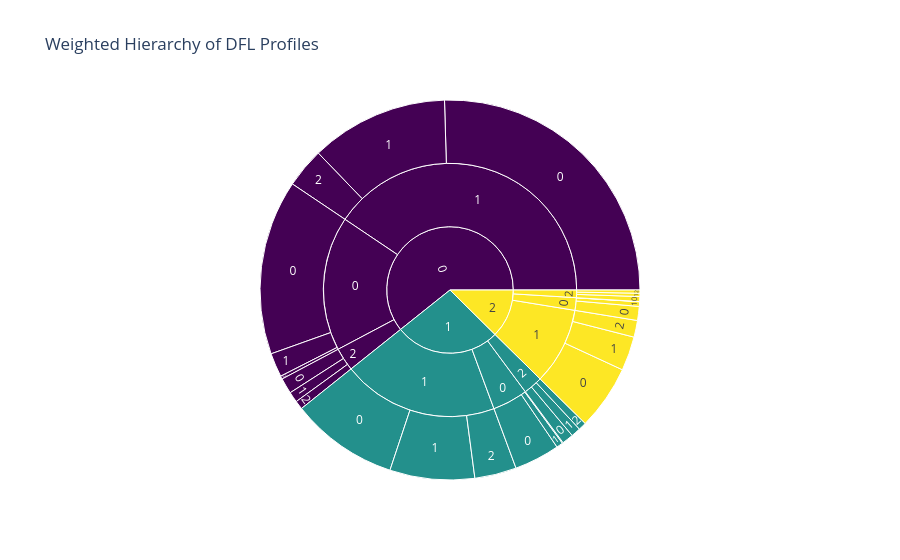

The notebook cell this image was saved under:
### Code cell
# Display the construction of profiles
plot_sunburst(weighted_counts_scaled)

### Figure 1 — Plotly figure (JSON) as saved in the notebook; plotly's stock layout.template omitted (floating-point values rounded to 4 significant figures)
{"data": [{"branchvalues": "total", "customdata": [[0], [1], [2], [0], [1], [2], [0], [1], [2], [0], [1], [2], [0], [1], [2], [0], [1], [2], [0], [1], [2], [0], [1], [2], [0], [1], [2], [0], [1], [2], [0], [1], [2], [0], [1], [2], [0], [1], [2]], "domain": {"x": [0, 1], "y": [0, 1]}, "hovertemplate": "Weight: %{value:.2f}<br>Label: %{label}", "ids": ["0/0/0", "1/0/0", "2/0/0", "0/1/0", "1/1/0", "2/1/0", "0/2/0", "1/2/0", "2/2/0", "0/0/1", "1/0/1", "2/0/1", "0/1/1", "1/1/1", "2/1/1", "0/2/1", "1/2/1", "2/2/1", "0/0/2", "1/0/2", "2/0/2", "0/1/2", "1/1/2", "2/1/2", "0/2/2", "1/2/2", "2/2/2", "0/0", "1/0", "2/0", "0/1", "1/1", "2/1", "0/2", "1/2", "2/2", "0", "1", "2"], "labels": ["0", "0", "0", "0", "0", "0", "0", "0", "0", "1", "1", "1", "1", "1", "1", "1", "1", "1", "2", "2", "2", "2", "2", "2", "2", "2", "2", "0", "0", "0", "1", "1", "1", "2", "2", "2", "0", "1", "2"], "marker": {"coloraxis": "coloraxis", "colors": [0, 1, 2, 0, 1, 2, 0, 1, 2, 0, 1, 2, 0, 1, 2, 0, 1, 2, 0, 1, 2, 0, 1, 2, 0, 1, 2, 0, 1, 2, 0, 1, 2, 0, 1, 2, 0, 1, 2]}, "name": "", "parents": ["0/0", "1/0", "2/0", "0/1", "1/1", "2/1", "0/2", "1/2", "2/2", "0/0", "1/0", "2/0", "0/1", "1/1", "2/1", "0/2", "1/2", "2/2", "0/0", "1/0", "2/0", "0/1", "1/1", "2/1", "0/2", "1/2", "2/2", "0", "1", "2", "0", "1", "2", "0", "1", "2", "", "", ""], "type": "sunburst", "values": [14.88, 3.873, 1.19, 25.46, 9.163, 5.499, 1.333, 0.9722, 0.417, 2.041, 0.5493, 0.3946, 11.73, 7.211, 2.907, 0.8973, 0.8084, 0.2818, 0.2646, 0.07395, 0.01843, 3.383, 3.556, 1.42, 0.7295, 0.6761, 0.2685, 17.18, 4.496, 1.603, 40.57, 19.93, 9.827, 2.96, 2.457, 0.9672, 60.72, 26.88, 12.4]}], "layout": {"coloraxis": {"colorbar": {"title": {"text": "Knowledge"}}, "colorscale": [[0, "#440154"], [0.1111, "#482878"], [0.2222, "#3e4989"], [0.3333, "#31688e"], [0.4444, "#26828e"], [0.5556, "#1f9e89"], [0.6667, "#35b779"], [0.7778, "#6ece58"], [0.8889, "#b5de2b"], [1, "#fde725"]], "showscale": false}, "legend": {"tracegroupgap": 0}, "showlegend": false, "title": {"text": "Weighted Hierarchy of DFL Profiles"}}}
